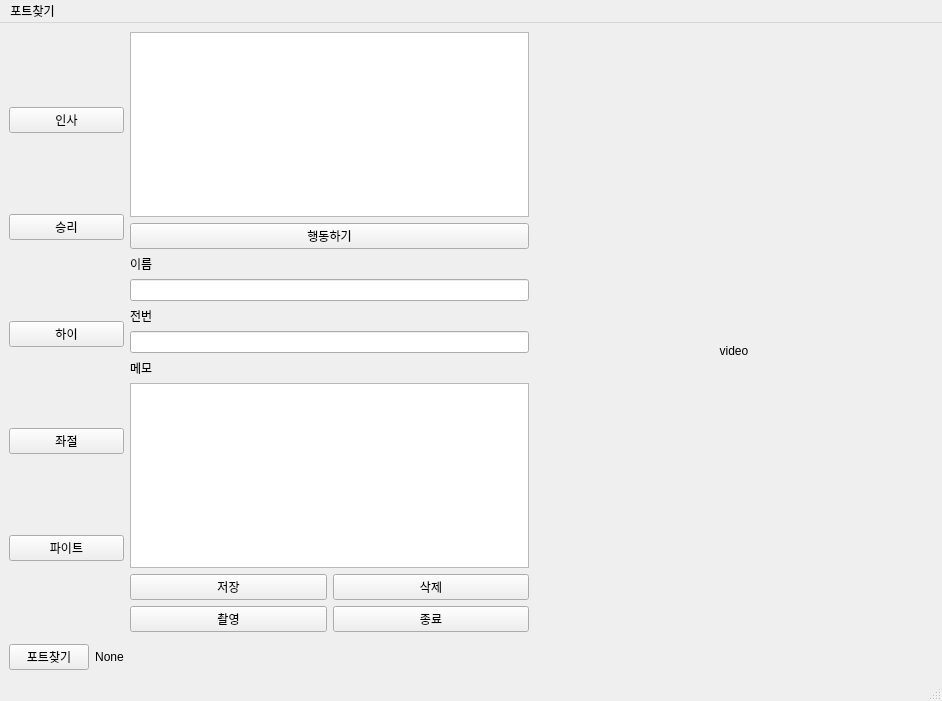
<?xml version="1.0" encoding="UTF-8"?>
<ui version="4.0">
 <class>MainWindow</class>
 <widget class="QMainWindow" name="MainWindow">
  <property name="geometry">
   <rect>
    <x>0</x>
    <y>0</y>
    <width>942</width>
    <height>701</height>
   </rect>
  </property>
  <property name="windowTitle">
   <string>휴머노이드 기본 제어</string>
  </property>
  <widget class="QWidget" name="centralwidget">
   <layout class="QGridLayout" name="gridLayout">
    <item row="0" column="0" rowspan="2" colspan="1">
     <layout class="QVBoxLayout" name="verticalLayout">
      <item>
       <widget class="QPushButton" name="pushButton_1">
        <property name="text">
         <string>인사</string>
        </property>
       </widget>
      </item>
      <item>
       <widget class="QPushButton" name="pushButton_2">
        <property name="text">
         <string>승리</string>
        </property>
       </widget>
      </item>
      <item>
       <widget class="QPushButton" name="pushButton_3">
        <property name="text">
         <string>하이</string>
        </property>
       </widget>
      </item>
      <item>
       <widget class="QPushButton" name="pushButton_4">
        <property name="text">
         <string>좌절</string>
        </property>
       </widget>
      </item>
      <item>
       <widget class="QPushButton" name="pushButton_5">
        <property name="text">
         <string>파이트</string>
        </property>
       </widget>
      </item>
     </layout>
    </item>
    <item row="2" column="0" colspan="1">
     <layout class="QHBoxLayout" name="horizontalLayout">
      <item>
       <widget class="QPushButton" name="pushButton_6">
        <property name="text">
         <string>포트찾기</string>
        </property>
       </widget>
      </item>
      <item>
       <widget class="QLabel" name="lblPort">
        <property name="text">
         <string>None</string>
        </property>
        <property name="alignment">
         <set>Qt::AlignCenter</set>
        </property>
       </widget>
      </item>
     </layout>
    </item>
    <item row="0" column="1" rowspan="1" colspan="1">
     <layout class="QVBoxLayout" name="rightLayout">
      <item>
       <widget class="QTextEdit" name="textEdit"/>
      </item>
      <item>
       <widget class="QPushButton" name="pushButton_7">
        <property name="text">
         <string>행동하기</string>
        </property>
       </widget>
      </item>
      <item>
       <widget class="QLabel" name="lb_name">
        <property name="text">
         <string>이름</string>
        </property>
       </widget>
      </item>
      <item>
       <widget class="QLineEdit" name="ed_name"/>
      </item>
      <item>
       <widget class="QLabel" name="lb_phone">
        <property name="text">
         <string>전번</string>
        </property>
       </widget>
      </item>
      <item>
       <widget class="QLineEdit" name="ed_phone"/>
      </item>
      <item>
       <widget class="QLabel" name="lb_memo">
        <property name="text">
         <string>메모</string>
        </property>
       </widget>
      </item>
      <item>
       <widget class="QTextEdit" name="ed_memo"/>
      </item>
      <item>
       <layout class="QHBoxLayout" name="saveDeleteLayout">
        <item>
         <widget class="QPushButton" name="btn_save">
          <property name="text">
           <string>저장</string>
          </property>
         </widget>
        </item>
        <item>
         <widget class="QPushButton" name="btn_del">
          <property name="text">
           <string>삭제</string>
          </property>
         </widget>
        </item>
       </layout>
      </item>
      <item>
       <layout class="QHBoxLayout" name="camExitLayout">
        <item>
         <widget class="QPushButton" name="btn_cam">
          <property name="text">
           <string>촬영</string>
          </property>
         </widget>
        </item>
        <item>
         <widget class="QPushButton" name="btn_exit">
          <property name="text">
           <string>종료</string>
          </property>
         </widget>
        </item>
       </layout>
      </item>
     </layout>
    </item>
    <item row="0" column="2" rowspan="3" colspan="1">
     <widget class="QLabel" name="lb_video">
      <property name="text">
       <string>video</string>
      </property>
      <property name="scaledContents">
       <bool>true</bool>
      </property>
      <property name="sizePolicy">
       <sizepolicy hsizetype="Expanding" vsizetype="Expanding">
        <horstretch>0</horstretch>
        <verstretch>0</verstretch>
       </sizepolicy>
      </property>
      <property name="alignment">
       <set>Qt::AlignCenter</set>
      </property>
     </widget>
    </item>
   </layout>
  </widget>
  <widget class="QMenuBar" name="menubar">
   <property name="geometry">
    <rect>
     <x>0</x>
     <y>0</y>
     <width>942</width>
     <height>22</height>
    </rect>
   </property>
   <widget class="QMenu" name="menu">
    <property name="title">
     <string>포트찾기</string>
    </property>
    <addaction name="actionSerial_Port"/>
   </widget>
   <addaction name="menu"/>
  </widget>
  <widget class="QStatusBar" name="statusbar"/>
  <action name="actionSerial_Port">
   <property name="text">
    <string>Serial Port</string>
   </property>
  </action>
 </widget>
 <resources/>
 <connections/>
</ui>
